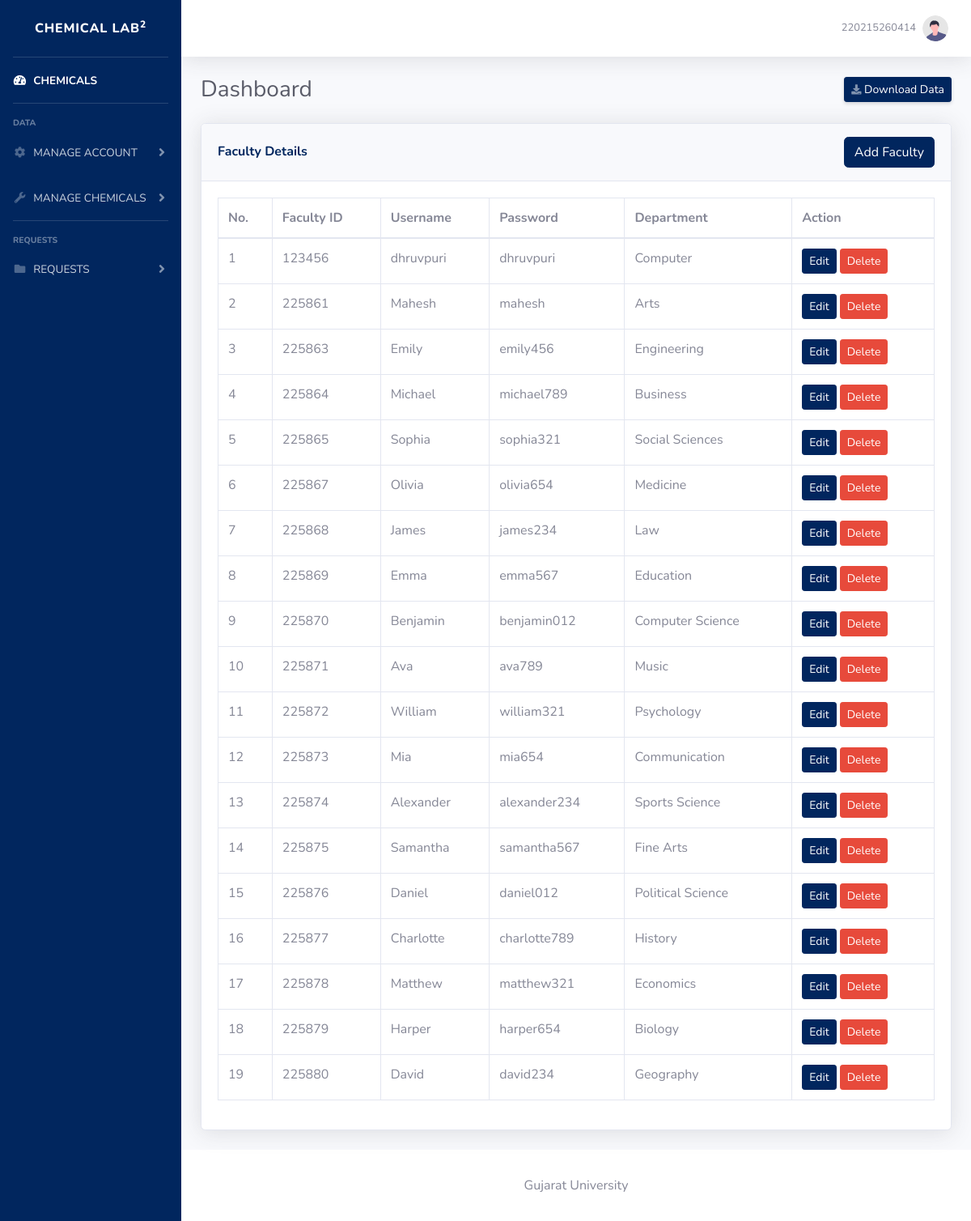
The page /admin/faculty.php (signed in) on the database its author committed.
### tables this page shows
CREATE TABLE `tbl_faculty` (
  `id` varchar(6) NOT NULL,
  `username` varchar(40) NOT NULL,
  `password` varchar(255) NOT NULL,
  `faculty` varchar(30) NOT NULL
);

### admin/faculty.php (the view, shortened to what this page needs)
<?php
$username = $_SESSION["username"];
require '../php_files/connection.php';
$sqlFaculty = "SELECT * FROM tbl_faculty";
$resultFaculty = mysqli_query($conn, $sqlFaculty);
$faculties = [];
while ($row = mysqli_fetch_assoc($resultFaculty)) {
    $faculties[] = $row;
}
?>
<!DOCTYPE html>
<html lang="en">
<head>
    <link href="../vendor/fontawesome-free/css/all.min.css" rel="stylesheet" type="text/css">
    <link href="../css/sb-admin-2.min.css" rel="stylesheet">
</head>
<body id="page-top">
    <div id="wrapper">
        <ul class="navbar-nav bg-gradient-primary sidebar sidebar-dark accordion" id="accordionSidebar">
            <a class="sidebar-brand d-flex align-items-center justify-content-center" href="index.html">
                <div class="sidebar-brand-text mx-3">CHEMICAL LAB<sup>2</sup></div>
            </a>
            <hr class="sidebar-divider my-0">
            <li class="nav-item active">
                <a class="nav-link" href="index.html">
                    <i class="fas fa-fw fa-tachometer-alt"></i>
                    <span>CHEMICALS</span></a>
            </li>
            <hr class="sidebar-divider">
            <div class="sidebar-heading">
                DATA
            </div>
            <li class="nav-item">
                <a class="nav-link collapsed" href="#" data-toggle="collapse" data-target="#collapseTwo"
                    aria-expanded="true" aria-controls="collapseTwo">
                    <i class="fas fa-fw fa-cog"></i>
                    <span>MANAGE ACCOUNT</span>
                </a>
            </li>
            <li class="nav-item">
                <a class="nav-link collapsed" href="#" data-toggle="collapse" data-target="#collapseUtilities"
                    aria-expanded="true" aria-controls="collapseUtilities">
                    <i class="fas fa-fw fa-wrench"></i>
                    <span>MANAGE CHEMICALS</span>
                </a>
            </li>
            <hr class="sidebar-divider">
            <div class="sidebar-heading">
                Requests
            </div>
            <li class="nav-item">
                <a class="nav-link collapsed" href="#" data-toggle="collapse" data-target="#collapsePages"
                    aria-expanded="true" aria-controls="collapsePages">
                    <i class="fas fa-fw fa-folder"></i>
                    <span>REQUESTS</span>
                </a>
            </li>
        </ul>
        <div id="content-wrapper" class="d-flex flex-column">
            <div id="content">
                <nav class="navbar navbar-expand navbar-light bg-white topbar mb-4 static-top shadow">
                    <ul class="navbar-nav ml-auto">
                        <li class="nav-item dropdown no-arrow">
                            <a class="nav-link dropdown-toggle" href="#" id="userDropdown" role="button"
                                data-toggle="dropdown" aria-haspopup="true" aria-expanded="false">
                                <span class="mr-2 d-none d-lg-inline text-gray-600 small"><?php echo $username; ?></span>
                                <img class="img-profile rounded-circle" src="../img/undraw_profile.svg">
                            </a>
                        </li>
                    </ul>
                </nav>
                <div class="container-fluid">
                    <div class="d-sm-flex align-items-center justify-content-between mb-4">
                        <h1 class="h3 mb-0 text-gray-800">Dashboard</h1>
                        <a href="#" class="d-none d-sm-inline-block btn btn-sm btn-primary shadow-sm"><i
                                class="fas fa-download fa-sm text-white-50"></i> Download Data</a>
                    </div>
                <div class="card shadow mb-4">
                    <div class="card-header py-3 d-flex justify-content-between align-items-center">
                        <h6 class="m-0 font-weight-bold text-primary">Faculty Details</h6>
                        <button class="btn btn-primary" data-toggle="modal" data-target="#addStudentModal">Add Faculty</button>
                    </div>
                    <div class="card-body">
                        <div class="table-responsive">
                            <table class="table table-bordered" id="dataTable" width="100%" cellspacing="0">
                                <thead>
                                    <tr>
                                        <th>No.</th>
                                        <th>Faculty ID</th>
                                        <th>Username</th>
                                        <th>Password</th>
                                        <th>Department</th>
                                        <th>Action</th>
                                    </tr>
                                </thead>
                                <tbody>
                                    <?php $count=1; foreach ($faculties as $faculty) : ?>
                                        <tr>
                                            <td><?php echo $count++; ?></td>
                                            <td><?php echo $faculty['id']; ?></td>
                                            <td>
                                                <div class="details-wrapper">
                                                    <span class="details"><?php echo $faculty['username']; ?></span>
                                                </div>
                                            </td>
                                            <td>
                                                <div class="details-wrapper">
                                                    <span class="details"><?php echo $faculty['password']; ?></span>
                                                </div>
                                            </td>
                                            <td>
                                                <div class="details-wrapper">
                                                    <span class="details"><?php echo $faculty['faculty']; ?></span>
                                                </div>
                                            </td>
                                            <td>
                                                <button class="btn btn-primary edit-button btn-sm">Edit</button>
                                                <button type="button" class="btn btn-danger btn-sm faculty-delete" btn_id="<?php echo $faculty['id']; ?>">Delete</button>
                                            </td>
                                        </tr>
                                    <?php endforeach; ?>
                                </tbody>
                            </table>
                        </div>
                    </div>
                </div>
            </div>
            <footer class="sticky-footer bg-white">
                <div class="container my-auto">
                    <div class="text-center">
                        <span>Gujarat University</span>
                    </div>
                </div>
            </footer>
        </div>
    </div>
</body>
</html>

### rows shown on the page
tbl_faculty: id "123456", username "dhruvpuri", password "dhruvpuri", faculty "Computer"
tbl_faculty: id "225861", username "Mahesh", password "mahesh", faculty "Arts"
tbl_faculty: id "225863", username "Emily", password "emily456", faculty "Engineering"
tbl_faculty: id "225864", username "Michael", password "michael789", faculty "Business"
tbl_faculty: id "225865", username "Sophia", password "sophia321", faculty "Social Sciences"
tbl_faculty: id "225867", username "Olivia", password "olivia654", faculty "Medicine"
tbl_faculty: id "225868", username "James", password "james234", faculty "Law"
tbl_faculty: id "225869", username "Emma", password "emma567", faculty "Education"
tbl_faculty: id "225870", username "Benjamin", password "benjamin012", faculty "Computer Science"
tbl_faculty: id "225871", username "Ava", password "ava789", faculty "Music"
tbl_faculty: id "225872", username "William", password "william321", faculty "Psychology"
tbl_faculty: id "225873", username "Mia", password "mia654", faculty "Communication"
tbl_faculty: id "225874", username "Alexander", password "alexander234", faculty "Sports Science"
tbl_faculty: id "225875", username "Samantha", password "samantha567", faculty "Fine Arts"
tbl_faculty: id "225876", username "Daniel", password "daniel012", faculty "Political Science"
tbl_faculty: id "225877", username "Charlotte", password "charlotte789", faculty "History"
tbl_faculty: id "225878", username "Matthew", password "matthew321", faculty "Economics"
tbl_faculty: id "225879", username "Harper", password "harper654", faculty "Biology"
tbl_faculty: id "225880", username "David", password "david234", faculty "Geography"

### other values the page prints
$username "220215260414"
